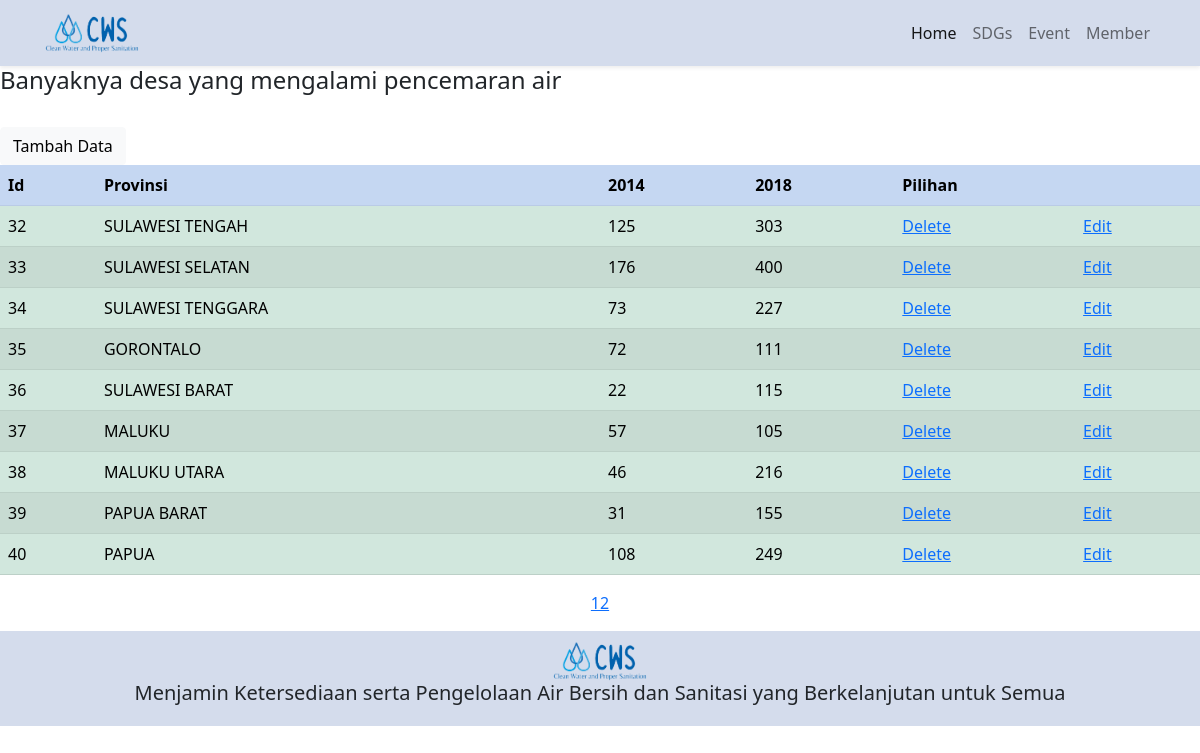
/PHPNative/public/data.php?page=2, run on the app's committed database.
### tables this page shows
CREATE TABLE `pencemaran` (
  `id` int(11) NOT NULL,
  `provinsi` varchar(200) NOT NULL,
  `datadulu` int(11) NOT NULL,
  `datakini` int(11) NOT NULL
);

### PHPNative/public/data.php (the view, shortened to what this page needs)
<?php
        include '../app/conn.php';
?>
<!DOCTYPE html>
<html lang="en">
  <head>
    <link href="https://cdn.jsdelivr.net/npm/bootstrap@5.0.1/dist/css/bootstrap.min.css" rel="stylesheet" />
  </head>
  <body>
    <nav class="navbar navbar-expand-lg navbar-light shadow-sm" style="background-color: rgb(212, 220, 236)">
      <div class="container">
        <a class="navbar-brand" href="#">
          <img src="img/cws.png" alt="" width="100" height="40" />
        </a>
        <div class="collapse navbar-collapse" id="navbarNav">
          <ul class="navbar-nav ms-auto">
            <li class="nav-item">
              <a class="nav-link active" aria-current="page" href="index.php">Home</a>
            </li>
            <li class="nav-item">
              <a class="nav-link" href="sdgs.php">SDGs</a>
            </li>
            <li class="nav-item">
              <a class="nav-link" href="event.php">Event</a>
            </li>
            <li class="nav-item">
              <a class="nav-link" href="member.php">Member</a>
            </li>
          </ul>
        </div>
      </div>
    </nav>
    <h4>Banyaknya desa yang mengalami pencemaran air</h4>
    <br>
    <a class="btn btn-light" href="tambah.php" role="button">Tambah Data</a>
    <div class = "tabelAwal">
    <table class="table table-success table-striped">
        <tr class="table-primary">
            <th class="table-primary">Id</th>
            <th class="table-primary">Provinsi</th>
            <th class="table-primary" >2014</th>
            <th class="table-primary" >2018</th>
            <th class="table-primary" colspan="2">Pilihan</th>
        </tr>
        <?php
        $perPage = 25;
        if(isset($_GET['page'])){
            $page = $_GET['page'];
        }else{
            $page = 1;
        }
        if($page > 1){
            $start = ($page * $perPage) - $perPage;
        }else{
            $start = 0;
        }
            $user = mysqli_query($conn, "SELECT * FROM pencemaran LIMIT $start, $perPage");
            while($baris = mysqli_fetch_array($user)){
                echo "
                <tr>
                    <td>$baris[id]</td>
                    <td>$baris[provinsi]</td>
                    <td>$baris[datadulu]</td>
                    <td>$baris[datakini]</td>
                    <td><a href='hapus.php?kode=$baris[id]'>Delete</a></td>
                    <td><a href='edit.php?kode=$baris[id]'>Edit</a></td>
                </tr>";
            }
        ?>
    </table>
    </div>
    <div class = "halaman">
        <nav aria-label="Page navigation example">
            <ul class="pagination justify-content-center">
            <?php
            $data = mysqli_query($conn, "SELECT * FROM pencemaran");
            $jmlBaris = mysqli_num_rows($data);
            $halaman = ceil($jmlBaris/$perPage);
            for($i = 1; $i<=$halaman; $i++){
                echo "<a href='?page=$i'>$i </a>";
            }
            ?>
            </ul>
        </nav>
    </div>
  <div class="footer " style="background-color: rgb(212, 220, 236)" style="margin:0">
      <img src="img/cws.png" alt="" width="100" height="40" /> <h5>Menjamin Ketersediaan serta Pengelolaan Air Bersih dan Sanitasi yang Berkelanjutan untuk Semua</h5>
    </div>
  </body>
</html>

### PHPNative/public/data.php (style rules this page uses)
.footer { text-align: center; height: 95px; padding-top: 10px; }

### data on the page
pencemaran: id "32", provinsi "SULAWESI TENGAH", datadulu "125", datakini "303"
pencemaran: id "33", provinsi "SULAWESI SELATAN", datadulu "176", datakini "400"
pencemaran: id "34", provinsi "SULAWESI TENGGARA", datadulu "73", datakini "227"
pencemaran: id "35", provinsi "GORONTALO", datadulu "72", datakini "111"
pencemaran: id "36", provinsi "SULAWESI BARAT", datadulu "22", datakini "115"
pencemaran: id "37", provinsi "MALUKU", datadulu "57", datakini "105"
pencemaran: id "38", provinsi "MALUKU UTARA", datadulu "46", datakini "216"
pencemaran: id "39", provinsi "PAPUA BARAT", datadulu "31", datakini "155"
pencemaran: id "40", provinsi "PAPUA", datadulu "108", datakini "249"
